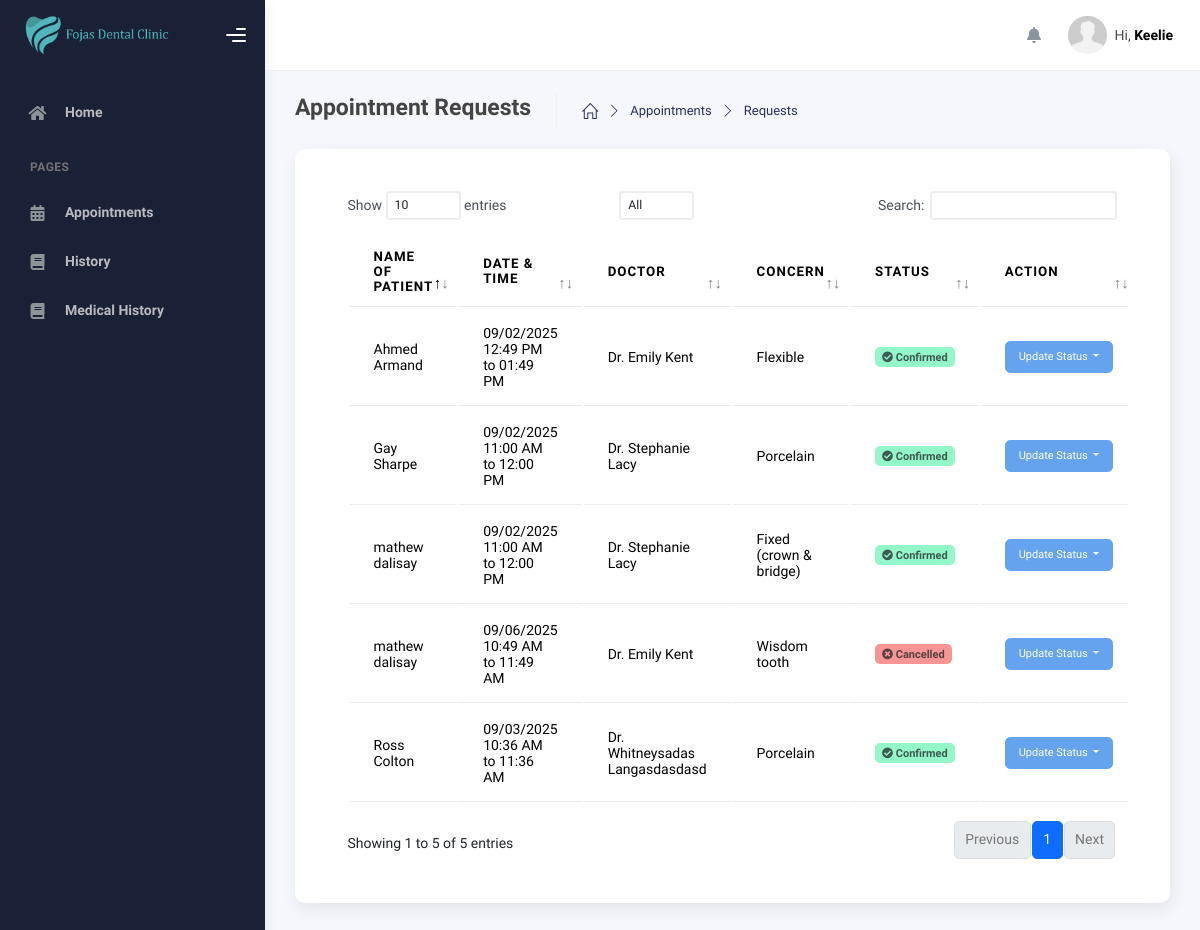
Page /modules/admin/requests.php (signed in) on the earlier database version.
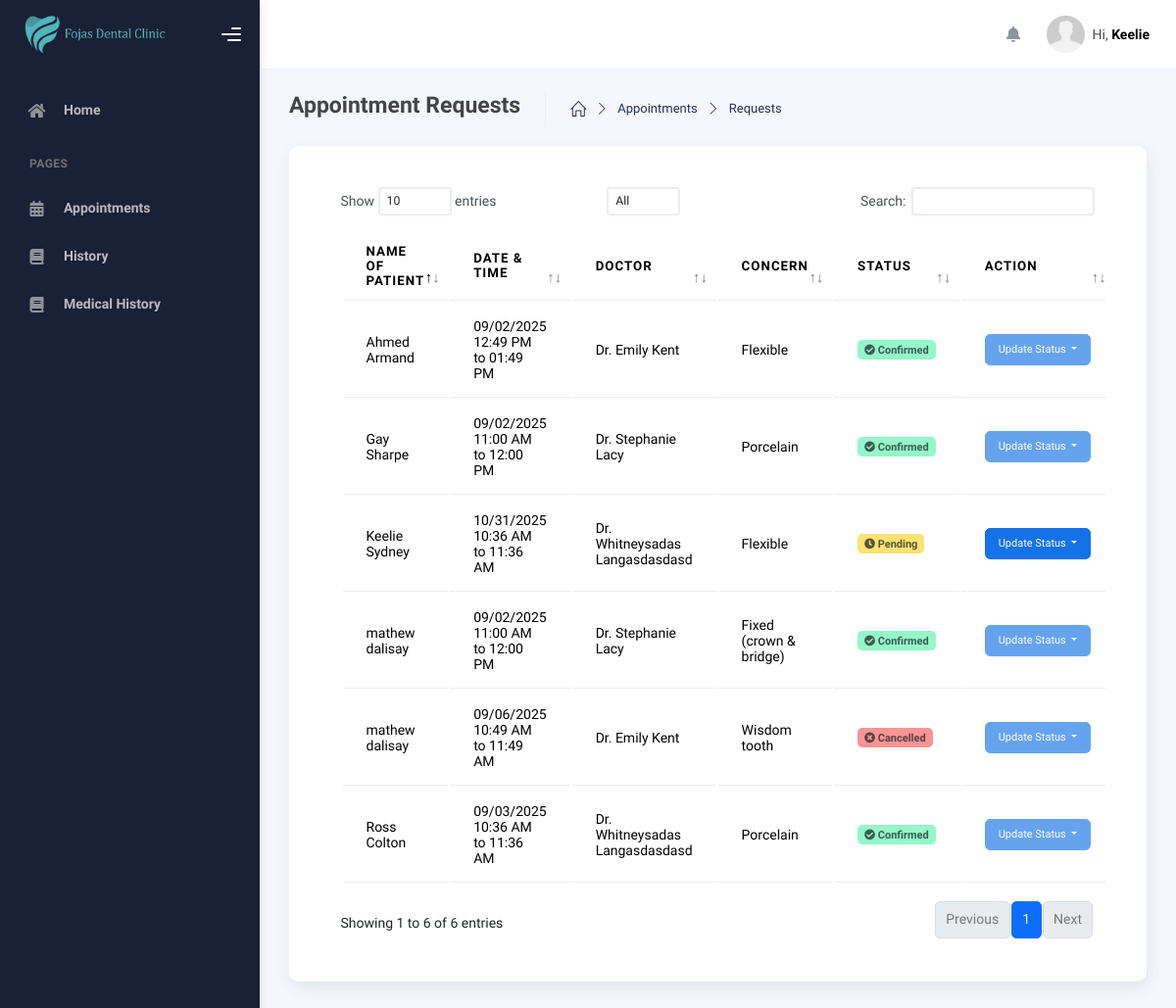
Same page on the later database version.
### tables this page shows
CREATE TABLE `appointments` (
  `id` int(11) NOT NULL,
  `user_id` int(11) NOT NULL,
  `user_id_patient` int(11) NOT NULL,
  `appointment_id` int(110) NOT NULL,
  `concern` varchar(255) NOT NULL,
  `confirmed` int(11) NOT NULL,
  `appointment_time` varchar(100) NOT NULL,
  `appointment_date` varchar(100) NOT NULL,
  `date_created` date NOT NULL,
  `date_updated` date NOT NULL,
  `remarks` varchar(255) DEFAULT NULL,
  `walk_in` int(11) DEFAULT NULL
);

CREATE TABLE `users` (
  `id` int(11) NOT NULL,
  `user_id` int(100) NOT NULL,
  `role_id` int(11) NOT NULL,
  `first_name` varchar(250) NOT NULL,
  `middle_name` varchar(255) NOT NULL,
  `last_name` varchar(255) NOT NULL,
  `mobile_number` varchar(255) NOT NULL,
  `email` varchar(255) DEFAULT NULL,
  `password` varchar(255) NOT NULL,
  `date_of_birth` date NOT NULL,
  `date_created` date NOT NULL,
  `date_updated` date NOT NULL,
  `token` varchar(255) DEFAULT NULL,
  `address` varchar(255) DEFAULT NULL,
  `otp` varchar(100) DEFAULT NULL
);

### modules/queries/Appointments/appointments.php (called while the page is built, shortened)
<?php
function getAllRequests($conn) {
  $sql = "SELECT
    appointments.appointment_id,
    appointments.user_id AS doctor_id,
    appointments.user_id_patient AS patient_id,
    appointments.concern,
    appointments.appointment_date,
    appointments.appointment_time,
    appointments.confirmed,
    patient.first_name AS patient_first_name,
    patient.middle_name AS patient_middle_name,
    patient.last_name AS patient_last_name,
    doctor.first_name AS doctor_first_name,
    doctor.middle_name AS doctor_middle_name,
    doctor.last_name AS doctor_last_name,
    schedule.start_time,
    schedule.end_time
  FROM appointments
  LEFT JOIN users AS patient
  ON appointments.user_id_patient = patient.user_id
  LEFT JOIN users AS doctor
  ON appointments.user_id = doctor.user_id
  LEFT JOIN schedule
  ON appointments.user_id = schedule.user_id";
  $stmt = mysqli_prepare($conn, $sql);
  mysqli_stmt_execute($stmt);
  return mysqli_stmt_get_result($stmt);
}

### modules/admin/requests.php (the view, shortened to what the changed rows need)
<?php
include_once($_SERVER['DOCUMENT_ROOT'] . '/dental_appointment/includes/header.php');
include_once($_SERVER['DOCUMENT_ROOT'] . '/dental_appointment/modules/queries/Appointments/appointments.php');
?>
    <div class="wrapper">
      <div class="main-panel">
        <div class="container">
          <div class="page-inner">
            <div class="page-category">
              <div class="card p-5">
                <div class="table-responsive">
                  <table class="display table table-border table-hover" id="dataTable">
                    <thead>
                        <tr>
                            <th>Name of Patient</th>
                            <th>Date & Time</th>
                            <th>Doctor</th>
                            <th>Concern</th>
                            <th>Status</th>
                            <th>Action</th>
                        </tr>
                    </thead>
                    <tbody>
                      <?php
                        $run_appointments = getAllRequests($conn);
                        if(mysqli_num_rows($run_appointments) > 0){
                          foreach($run_appointments as $row_appointment){
                          ?>
                          <tr>
                            <td><?php echo $row_appointment['patient_first_name'] . " " . $row_appointment['patient_last_name']?></td>
                            <td><?php echo $row_appointment['appointment_date']. " ". $row_appointment['appointment_time']?></td>
                            <td>Dr. <?php echo $row_appointment['doctor_first_name'] . " " . $row_appointment['doctor_last_name']?></td>
                            <td><?php echo $row_appointment['concern']?></td>
                            <td>
                              <?php
                                $handler = match($row_appointment['confirmed']){
                                    1 => '<span class="badge text-dark text-body-secondary fw-bold" style="background: #94f7c9; border: #94f7c9;"><i class="fas fa-check-circle"></i> Confirmed</span>',
                                    2 => '<span class="badge text-dark text-body-secondary fw-bold" style="background: #f79494; border: #f79494;"><i class="fas fa-times-circle"></i> Cancelled</span>',
                                    3 => '<span class="badge text-dark text-body-secondary fw-bold" style="background: #fab273; border: #fab273;"><i class="fas fa-times"></i> No Show</span>',
                                    default => '<span class="badge text-dark text-body-secondary fw-bold" style="background: #fae373; border: #fae373;"><i class="fas fa-clock"></i> Pending</span>'
                                };
                                echo $handler;
                              ?>
                            </td>
                            <td>
                              <div class="d-flex justify-content-start align-items-center">
                                <?php
                                    if(!$row_appointment['confirmed']){
                                      ?>
                                      <div class="dropdown">
                                        <button class="btn btn-sm btn-primary rounded dropdown-toggle" type="button" data-bs-toggle="dropdown" aria-expanded="false">
                                          Update Status
                                        </button>
                                      </div>
                                      <?php
                                    }else{
                                        ?>
                                        <button class="btn btn-sm btn-primary rounded dropdown-toggle disabled" type="button" data-bs-toggle="dropdown" aria-expanded="false">
                                          Update Status
                                        </button>
                                        <?php
                                    }
                                ?>
                              </div>
                            </td>
                          </tr>
                        <?php
                        }
                    }else{
                        echo "No Data";
                    }
                    ?>
                  </tbody>
                </table>
              </div>
            </div>
        </div>
    </div>
</div>
</div>
<?php
include_once($_SERVER['DOCUMENT_ROOT'] . '/dental_appointment/includes/scripts.php');
?>

Differences in the rows shown:
added appointments: users.first_name "Keelie", users.last_name "Sydney", appointment_date "10/31/2025", appointment_time "10:36 AM to 11:36 AM", users.first_name "Whitneysadas", users.last_name "Langasdasdasd", concern "Flexible", confirmed "Pending"
Other differences:
text written by a page script: "Show entries Search: Showing 1 to 5 of 5 entries Previous 1 Next" → "Show entries Search: Showing 1 to 6 of 6 entries Previous 1 Next"
